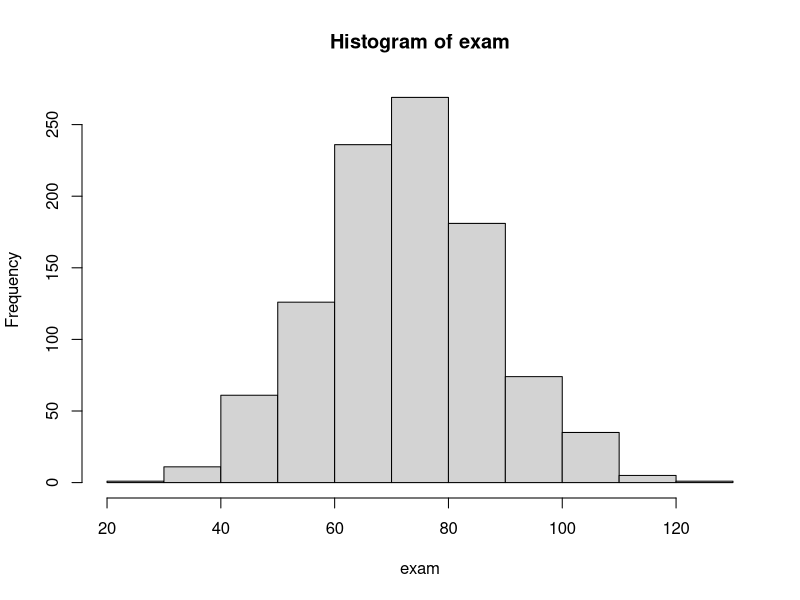

Write the R code that produced this figure.
v1 <- seq(1, 30, le=10)
length(v1)

## Exercises
# Sequences of Numbers, Vectors----
# Generate x = 3 6 8
x <- c(3,6,8)

# Calculate 𝑥/2, 𝑥2, 𝑥⎯⎯√.
x.half <- x / 2
x.square <- x^2
x.sqrt <- sqrt(x)

# Display the second element of x
x[2]

# Create a vector with the first and third element of x
x.sampled <- c(x[1], x[3])
# Remove the third elmement from 𝑥.
x[1:length(x) - 1]

# Generate y = 2 5 1
y <- c(2,5,1)
x - y
x * y

len <- length(x)

for(i in 1:len){
  if(y[i] > 1.5){
    print(x[i])
  }
  
  
  if(x[i] == 6){
    print("display elements of y for whic the el in x == 6")
    print(y[i])
  }
}

# Generate a vector of integers from 4-10.
int_4_to_10 <- seq(4,10)
# Using seq and rep, 
#(a) generate a vector ranging from 2-3 in 0.1 steps, 
# (b) generate a vector that repeats the elements of 𝑥 4 times, 
# i.e. the first four elements of the new vector are four times the first element of 𝑥, etc.
vec_2_to_3_little_step <- seq(2,3, by=0.1)
x.x_times_4 <- rep(x, each=4)

# Matrices ----
A <- rbind(c(1,2,5), c(4,7,3))
dim(A)
B <- rbind(c(1,4,2), c(7,5,3))
C <- rbind(c(1,-1), c(-1, 3))
diag(C)
solve(t(C) %*% C)

# Logical Operators ----
z <- c(1:20)
#  Which elements of x are smaller than 15.
z.el_smaller_than_15 <- z < 15
# Which elements of x are smaller than 10 and larger than 5.
z.el_smaller_10_larger_5 <- z < 10 & z > 5

# x are smaller than 10 and larger than 5 subset of x smaller than 15, so just
# assign that one
k <- z.el_smaller_than_15

# Sums and Frequencies and using functions ----
d <- c(77,93,92,68,88,75,100)
mean(d)
sort(d)
sort(d, decreasing=TRUE)
min(d)
max(d)

# Statistical Distributions ----
dbinom(8,10,0.8)
dbinom(4, 12, 0.2)
pbinom(4, 12, 0.2)

# normal with - mean 72 and sd 15.2
set.seed(123)
exam <- rnorm(1000,mean=72, sd=15.2)
hist(exam)

dnorm(84, mean=72, sd=15.2)

# Loops and functions ----
# 1
x <- 1
y <- 40
i = c(1:10)

for(j in i){
  x = x + 3
  y = y - 2
}
# 2
a <- 15:10
b <- 20:15
i <- 1
x <- rep(0,length(a))

while(i <= length(a)){
  x[i] = a[i] * b[length(a) - i + 1]
  i = i + 1
}

# 3
myFunc <- function(name){
  first_el_name <- substr(name,1,1)
  return(list(first=first_el_name, test="My first Function"))
}

myFunc.result <- myFunc("asdasdasdasds")

# 4
set.seed(666)
vec <- rnorm(30,mean=0, sd=1)
vec.2 <- vec[1:10]
vec.sqared_first_10 <- vec.2^2
l <- 0.8
vec.22 <- rep(NA, length(vec.2))

for(i in 1:length(vec.2)){
  if(abs(vec.2[i]) > l){
    vec.22[i] <- vec.2[i]^2
  }
  
}

testFunc <- function(u,k,l){
  u.filtered <- u[1:k]
  u.copy <- u
  u.squared <- u.filtered ^ 2
  condition_met_count <- 0
  
  for(i in 1:k){
    if(abs(u[i]) > l){
      u.copy[i] <- u[i] ^ 2
      condition_met_count = condition_met_count + 1
    }
  }
  
  return(list(squared=u.squared, cond_met=condition_met_count))
}

testFunc(vec, 10, 0.8)
